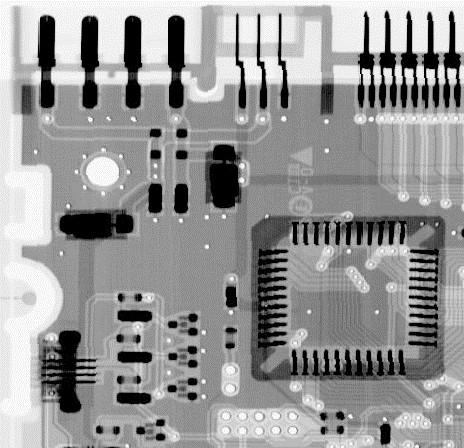
%> input picture Assignment6/image.bmp, 464 x 448 px
$ octave hw_06.m   (GNU Octave 9; MATLAB toolbox functions it lacks are replaced by stand-ins)
%> lines starting %> are read from the running program, lines starting %| are printed output that depends on the picture; in (x1, y1, x2, y2) boxes, pixels count from 0 and x2, y2 are one past the last pixel; in counts of white or black regions, pixels touching at a corner belong together; the program's own positions count from 1
clear all;
close all;
clc;


	fig = imread('image.bmp');
%> fig is the input picture: size 448x464 uint8; min 0, max 255, mean 150.3


 test(fig);

 Analysis(fig);
% [3 lines not run here, left out]
function test(pic)
    Size = size(pic);
%> Size = [448 464]
    Scale = Size(1) * Size(2);
%> Scale = 207872
    %% Noise
    Plot = 1;
    Save = 1;

    param_G = 0.005;
    param_S = 0.015;
    [fig_G, MSE_G] = Imnoise(pic, 'gaussian', param_G);
%> in Imnoise, `MSE = sum(sum((double(fig_noise) - double(pic)).^2)) / Scale;`: MSE = 291.6
%> MSE_G = 291.6
    [fig_S, MSE_S] = Imnoise(pic, 'salt & pepper', param_S);
%> call 2 of Imnoise, with type = 'salt & pepper', param = 0.015
%> in Imnoise (call 2), `fig_noise = imnoise(pic, type, param);`:
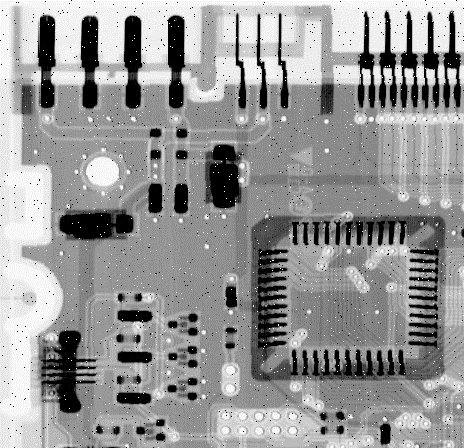
%> fig_noise: size 448x464 uint8; min 0, max 255, mean 150
%> in Imnoise (call 2), `MSE = sum(sum((double(fig_noise) - double(pic)).^2)) / Scale;`: MSE = 334.4
%> MSE_S = 334.4

    if Plot
        figure;
        subplot(1, 3, 1);
        imshow(pic);
        title('Original');
        subplot(1, 3, 2);
        imshow(fig_G);
        title(['Gaussian: MSE = ', num2str(MSE_G)]);
        subplot(1, 3, 3);
        imshow(fig_S);
        title(['Salt & Pepper: MSE = ', num2str(MSE_S)]);
    end

    if Save
        imwrite(fig_G, ['image_Gauss.bmp'])
        imwrite(fig_S, ['image_SP.bmp'])
    end

    %% Filter
    Plot = 1;
    % Gauss
    Gauss = [1; 2; 1] * [1, 2, 1];
    [fig_G1, PSNR_G1] = Linear_Smooth(pic, fig_G, Gauss);
%> in Linear_Smooth, `MSE = sum(sum((double(New_fig) - double(pic)).^2)) / Scale;`: MSE = 157.4
%> in Linear_Smooth, `PSNR = 10 * log10(255^2 / MSE);`: PSNR = 26.16
%> PSNR_G1 = 26.16
    [fig_G2, PSNR_G2] = Linear_Smooth(pic, fig_S, Gauss);
%> PSNR_G2 = 26.24

    if Plot
        figure;
        subplot(1, 2, 1);
        imshow(fig_G1);
        title(['Gaussian: PSNR = ', num2str(PSNR_G1)]);
        subplot(1, 2, 2);
        imshow(fig_G2);
        title(['Salt & Pepper: PSNR = ', num2str(PSNR_G2)]);
    end
    % Mid
    Mid = [0, 0, 1, 0, 0; ...
               0, 0, 1, 0, 0; ...
               1, 1, 1, 1, 1; ...
               0, 0, 1, 0, 0; ...
               0, 0, 1, 0, 0;];
    [fig_M1, PSNR_M1] = M_Filter(pic, fig_G, Mid);
%> in M_Filter, `MSE = sum(sum((double(New_fig) - double(pic)).^2)) / Scale;`: MSE = 144.2
%> in M_Filter, `PSNR = 10 * log10(255^2 / MSE);`: PSNR = 26.54
%> PSNR_M1 = 26.54
    [fig_M2, PSNR_M2] = M_Filter(pic, fig_S, Mid);
%> in M_Filter (call 2), `picNoise = padarray(picNoise, [padSize, padSize]);`:
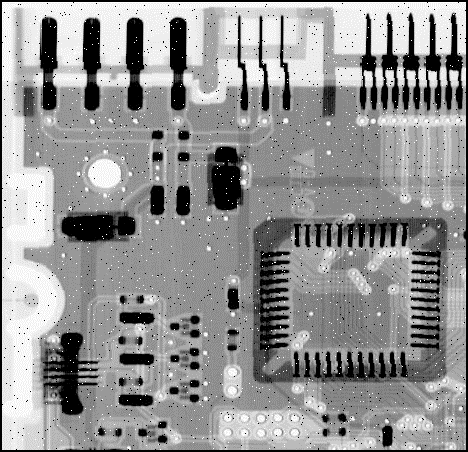
%> picNoise: size 452x468 uint8; min 0, max 255, mean 147.4
%> in M_Filter (call 2), `MSE = sum(sum((double(New_fig) - double(pic)).^2)) / Scale;`: MSE = 93.54
%> in M_Filter (call 2), `PSNR = 10 * log10(255^2 / MSE);`: PSNR = 28.42
%> PSNR_M2 = 28.42

    if Plot
        figure;
        subplot(1, 2, 1);
        imshow(fig_M1);
        title(['Gaussian: PSNR = ', num2str(PSNR_M1)]);
        subplot(1, 2, 2);
        imshow(fig_M2);
        title(['Salt & Pepper: PSNR = ', num2str(PSNR_M2)]);
    end

    % Wiener
    fig_Wiener1 = wiener2(fig_G, [3, 3]);
    tmp = sum(sum((double(fig_Wiener1) - double(pic)).^2)) / Scale;
%> tmp = 124.7
    PSNR_Wiener1 = 10 * log10(255^2 / tmp);
%> PSNR_Wiener1 = 27.17
    fig_Wiener2 = wiener2(fig_S, [3, 3]);
    tmp = sum(sum((double(fig_Wiener2) - double(pic)).^2)) / Scale;
%> tmp = 276.7
    PSNR_Wiener2 = 10 * log10(255^2 / tmp);
%> PSNR_Wiener2 = 23.71

    if Plot
        figure;
        subplot(1, 2, 1);
        imshow(fig_Wiener1);
        title(['Gaussian: PSNR = ', num2str(PSNR_Wiener1)]);
        subplot(1, 2, 2);
        imshow(fig_Wiener2);
        title(['Salt & Pepper: PSNR = ', num2str(PSNR_Wiener2)]);
    end

    %% Sharpen
    Plot = 1;
    Lap = [0, -1, 0; ...
                    -1, 5, -1; ...
                    0, -1, 0];
    param_Lap1 = 0.25;
    [fig_Lap1, PSNR_Lap1] = Lap_Sharpen(pic, Lap, ...
        param_Lap1);
%> in Lap_Sharpen, `diff = tmp .* double(fig) + conv2(fig, model, 'same');`:
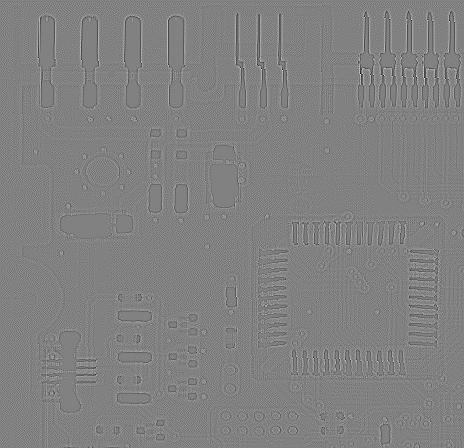
%> diff: size 448x464 double; min -527, max 510, mean 0; drawn with min black and max white
%> in Lap_Sharpen, `MSE = sum(sum((double(New_fig) - double(fig)).^2)) / Scale;`: MSE = 105.8
%> in Lap_Sharpen, `PSNR = 10 * log10(255^2 / MSE);`: PSNR = 27.89
%> PSNR_Lap1 = 27.89
    param_Lap2 = 1;
    [fig_Lap2, PSNR_Lap2] = Lap_Sharpen(pic, Lap, ...
        param_Lap2);
%> PSNR_Lap2 = 16.84

    if Plot
        figure;
        subplot(1, 2, 1);
        imshow(fig_Lap1);
        title(['LaplaceSharpening: ', num2str(param_Lap1), ...
            ', PSNR = ', num2str(PSNR_Lap1)]);
        subplot(1, 2, 2);
        imshow(fig_Lap2);
        title(['LaplaceSharpening: ', num2str(param_Lap2), ...
            ', PSNR = ', num2str(PSNR_Lap2)]);
    end

    MMS = [0, 0, 1, 0, 0; ...
               0, 0, 1, 0, 0; ...
               1, 1, 1, 1, 1; ...
               0, 0, 1, 0, 0; ...
               0, 0, 1, 0, 0;];
    [picMMS1, PSNRMMS1] = MinMaxSharpen(pic, MMS);
%> in MinMaxSharpen, `MSE = sum(sum((double(New_fig) - double(fig)).^2)) / Scale;`: MSE = 255.2
%> in MinMaxSharpen, `PSNR = 10 * log10(255^2 / MSE);`: PSNR = 24.06
%> PSNRMMS1 = 24.06
    [picMMS2, ~] = MinMaxSharpen(picMMS1, MMS);
%> after the loop in MinMaxSharpen (call 2), `for i = 1: S(1)`:
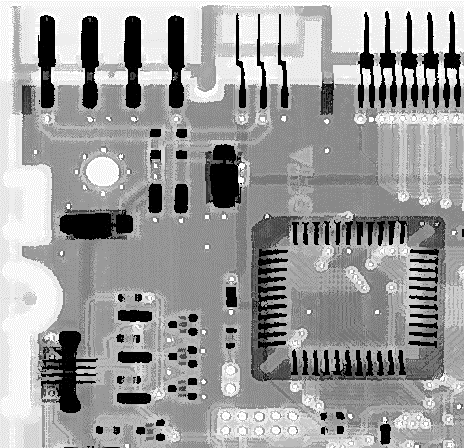
%> New_fig: size 448x464 uint8; min 0, max 255, mean 156.1
%> in MinMaxSharpen (call 2), `MSE = sum(sum((double(New_fig) - double(fig)).^2)) / Scale;`: MSE = 66.65
%> in MinMaxSharpen (call 2), `PSNR = 10 * log10(255^2 / MSE);`: PSNR = 29.89
    [picMMS2, ~] = MinMaxSharpen(picMMS2, MMS);
%> after the loop in MinMaxSharpen (call 3), `for i = 1: S(1)`:
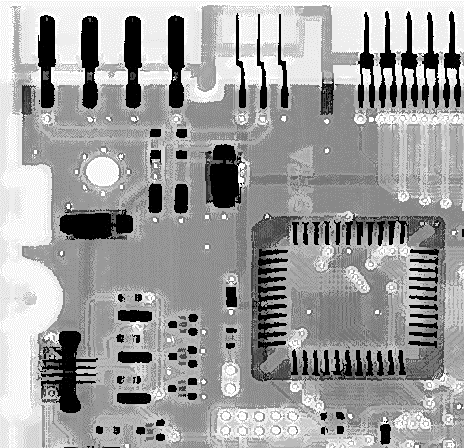
%> New_fig: size 448x464 uint8; 13.37% of pixels changed, all inside (x1, y1, x2, y2) = (0, 5, 464, 448)
%> in MinMaxSharpen (call 3), `MSE = sum(sum((double(New_fig) - double(fig)).^2)) / Scale;`: MSE = 55.78
%> in MinMaxSharpen (call 3), `PSNR = 10 * log10(255^2 / MSE);`: PSNR = 30.67
    [picMMS2, ~] = MinMaxSharpen(picMMS2, MMS);
%> after the loop in MinMaxSharpen (call 4), `for i = 1: S(1)`:
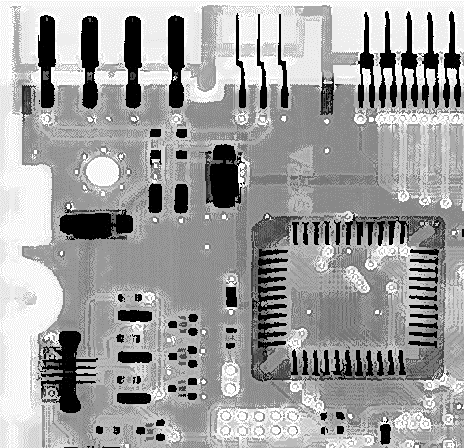
%> New_fig: size 448x464 uint8; 12.58% of pixels changed, all inside (x1, y1, x2, y2) = (0, 5, 464, 448)
%> in MinMaxSharpen (call 4), `MSE = sum(sum((double(New_fig) - double(fig)).^2)) / Scale;`: MSE = 55.09
%> in MinMaxSharpen (call 4), `PSNR = 10 * log10(255^2 / MSE);`: PSNR = 30.72
    [picMMS2, ~] = MinMaxSharpen(picMMS2, MMS);
%> after the loop in MinMaxSharpen (call 5), `for i = 1: S(1)`:
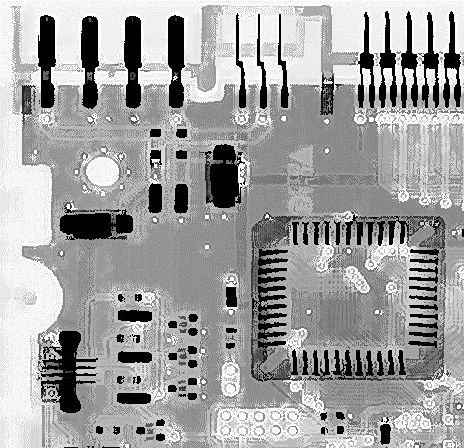
%> New_fig: size 448x464 uint8; 11.52% of pixels changed, all inside (x1, y1, x2, y2) = (0, 5, 464, 448)
%> in MinMaxSharpen (call 5), `MSE = sum(sum((double(New_fig) - double(fig)).^2)) / Scale;`: MSE = 52.05
%> in MinMaxSharpen (call 5), `PSNR = 10 * log10(255^2 / MSE);`: PSNR = 30.97
    tmp = sum(sum((double(picMMS2) - double(pic)).^2)) / Scale;
%> tmp = 918.2
    PSNRMMS2 = 10 * log10(255^2 / tmp);
%> PSNRMMS2 = 18.5

    if Plot
        figure;
        subplot(1, 2, 1);
        imshow(picMMS1);
        title(['MinMaxSharpening1: PSNR = ', num2str(PSNRMMS1)]);
        subplot(1, 2, 2);
        imshow(picMMS2);
        title(['MinMaxSharpening5: PSNR = ', num2str(PSNRMMS2)]);
    end

end

%% Analysis
function Analysis(fig)
    N = 200;

    step_G = 8.5e-4;
    param_G = step_G: step_G: N * step_G;
    [noise_G, filter_G] = Ana_sub(fig, 'gaussian', param_G);

    step_S = 2.4e-3;
    param_S = step_S: step_S: N * step_S;
    [noise_S, filter_S] = Ana_sub(fig, 'salt & pepper', param_S);

    X = [noise_G, noise_S];
    X = 10 * log10(255^2 ./ X);
    xMin = min(X(:));
    xMax = max(X(:));
    Y = [filter_G, filter_S];
    num_f = size(filter_G, 2);
    nameNoise = ["Gaussian: ", "Salt & Pepper: "];
    nameFilter = ["Linear3*3", "Linear5*5", "Median1", ...
                  "Median2", "Wiener3*3", "Wiener5*5"];

    figure;
    for indexX = 1: size(X, 2)
        subplot(1, 2, indexX);
        hold on;
        title(nameNoise(indexX));
        l_Str = [];
        x = X(:, indexX);
        for indexY = 1: num_f
            y = Y(:, (indexX-1) * num_f + indexY);
            plot(x, y-x, 'linewidth', 2);
            l_Str = [l_Str, nameFilter(indexY)];
        end
        plot([xMin, xMax], [0, 0], 'linewidth', 3);
        l_Str = [l_Str, 'Reference Line'];
        xlabel('PSNR Noised');
        ylabel('PSNR Filtered');
        legend(l_Str);
        set(gca,'linewidth',3,'fontsize',17,'fontname','Times');
    end

end

%%
function [noiseMSE, filteredPSNR] = Ana_sub(pic, type, param)
%> the run ends on the next line
    Size = size(pic);
    Scale = Size(1) * Size(2);

    L = length(param);
    reptNum = 3;
    noiseMSE = zeros(L, 1, 'double');
    filteredPSNR = zeros(L, 6, 'double');
    for l = 1: L
        for r = 1: reptNum
            [picNoise, tmp] = Imnoise(pic, type, param(l));
            noiseMSE(l) = noiseMSE(l) + tmp;
            modelLS = [1; 2; 1] * [1, 2, 1];
            [~, tmp] = Linear_Smooth(pic, picNoise, modelLS);
            filteredPSNR(l, 1) = filteredPSNR(l, 1) + tmp;
            modelLS = [1, 4, 7, 4, 1; ...
                       4, 16, 26, 16, 4; ...
                       7, 26, 41, 26, 7; ...
                       4, 16, 26, 16, 4; ...
                       1, 4, 7, 4, 1;];
            [~, tmp] = Linear_Smooth(pic, picNoise, modelLS);
            filteredPSNR(l, 2) = filteredPSNR(l, 2) + tmp;
            modelMF = [0, 0, 1, 0, 0; ...
                       0, 0, 1, 0, 0; ...
                       1, 1, 1, 1, 1; ...
                       0, 0, 1, 0, 0; ...
                       0, 0, 1, 0, 0;];
            [~, tmp] = M_Filter(pic, picNoise, modelMF);
            filteredPSNR(l, 3) = filteredPSNR(l, 3) + tmp;
            modelMF = [0, 1, 1, 1, 0; ...
                       1, 0, 0, 0, 1; ...
                       1, 0, 1, 0, 1; ...
                       1, 0, 0, 0, 1; ...
                       0, 1, 1, 1, 0;];
            [~, tmp] = M_Filter(pic, picNoise, modelMF);
            filteredPSNR(l, 4) = filteredPSNR(l, 4) + tmp;
            pNew = wiener2(picNoise, [3, 3]);
            MSE = sum(sum((double(pNew) - double(pic)).^2)) / Scale;
            tmp = 10 * log10(255^2 / MSE);
            filteredPSNR(l, 5) = filteredPSNR(l, 5) + tmp;
            pNew = wiener2(picNoise, [5, 5]);
            MSE = sum(sum((double(pNew) - double(pic)).^2)) / Scale;
            tmp = 10 * log10(255^2 / MSE);
            filteredPSNR(l, 6) = filteredPSNR(l, 6) + tmp;
        end
    end
    noiseMSE = noiseMSE / reptNum;
    filteredPSNR = filteredPSNR / reptNum;
end

%%
function [fig_noise, MSE] = Imnoise(pic, type, param)
    S = size(pic);
    Scale = S(1) * S(2);
    switch type
        case 'gaussian'
            fig_noise = imnoise(pic, type, 0, param);
        otherwise
            fig_noise = imnoise(pic, type, param);
    end
    MSE = sum(sum((double(fig_noise) - double(pic)).^2)) / Scale;
end

%% Linear
function [New_fig, PSNR] = Linear_Smooth(pic, picNoise, model)
    S = size(pic);
    Scale = S(1) * S(2);
    tmp = ones(S);
    count = conv2(tmp, model, 'same');
    New_fig = conv2(picNoise, model, 'same');
    New_fig = uint8(New_fig ./ count);

    MSE = sum(sum((double(New_fig) - double(pic)).^2)) / Scale;
    PSNR = 10 * log10(255^2 / MSE);
end

%% Median
function [New_fig, PSNR] = M_Filter(pic, picNoise, model)
    Size = size(pic);
    Scale = Size(1) * Size(2);
    New_fig = picNoise;
    model = uint8(model);

    padSize = (size(model, 1) - 1) / 2;
    padNum = sum(model(:));
    picNoise = padarray(picNoise, [padSize, padSize]);
    for i = 1: Size(1)
        for j = 1: Size(2)
            map = picNoise(i: i + 2 * padSize, j: j + 2 * padSize) .* model;
            tmp = sort(map(:), 'descend');
            New_fig(i, j) = tmp((padNum + 1) / 2);
        end
    end

    MSE = sum(sum((double(New_fig) - double(pic)).^2)) / Scale;
    PSNR = 10 * log10(255^2 / MSE);
end

%% Laplace
function [New_fig, PSNR] = Lap_Sharpen(fig, model, param)
    S = size(fig);
    Scale = S(1) * S(2);
    padSize = (size(model, 1) - 1) / 2;

    model(padSize + 1, padSize + 1) = 0;
    count = -1 * ones(S);
    tmp = conv2(count, model, 'same');
    diff = tmp .* double(fig) + conv2(fig, model, 'same');
    New_fig = uint8(double(fig)  + param .* diff);

%     imshow(New_fig);
    MSE = sum(sum((double(New_fig) - double(fig)).^2)) / Scale;
    PSNR = 10 * log10(255^2 / MSE);
end

%% MinMax
function [New_fig, PSNR] = MinMaxSharpen(fig, model)
    S = size(fig);
    Scale = S(1) * S(2);
    New_fig = fig;
    model = uint8(model);

    pad_S = (size(model, 1) - 1) / 2;
    padNum = sum(model(:));
    fig_Pad = padarray(fig, [pad_S, pad_S]);
    count = ones(S);
    num = conv2(count, model, 'same');
    for i = 1: S(1)
        for j = 1: S(2)
            map = fig_Pad(i: i + 2 * pad_S, j: j + 2 * pad_S) .* model;
            tmp = sort(map(:), 'descend');
            ori = fig(i, j);
            Min = tmp(num(i, j));
            Max = tmp(1);
            if ori - Min < Max- ori
                New_fig(i, j) = Min;
            else
                New_fig(i, j) = Max;
            end
        end
    end

    MSE = sum(sum((double(New_fig) - double(fig)).^2)) / Scale;
    PSNR = 10 * log10(255^2 / MSE);
end
